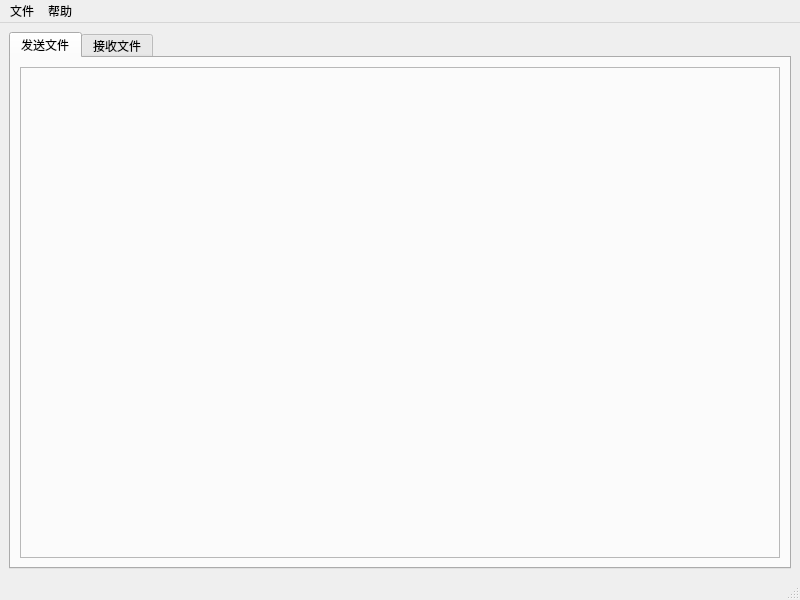
<?xml version="1.0" encoding="UTF-8"?>
<ui version="4.0">
 <class>FileTransfer</class>
 <widget class="QMainWindow" name="FileTransfer">
  <property name="geometry">
   <rect>
    <x>0</x>
    <y>0</y>
    <width>800</width>
    <height>600</height>
   </rect>
  </property>
  <property name="windowTitle">
   <string>文件传输系统</string>
  </property>
  <widget class="QWidget" name="centralwidget">
   <layout class="QVBoxLayout" name="verticalLayout">
    <item>
     <widget class="QTabWidget" name="tabWidget">
      <property name="currentIndex">
       <number>0</number>
      </property>
      <widget class="QWidget" name="sendTab">
       <attribute name="title">
        <string>发送文件</string>
       </attribute>
       <layout class="QVBoxLayout" name="verticalLayout_2">
        <item>
         <widget class="QFrame" name="sendViewContainer">
          <property name="frameShape">
           <enum>QFrame::Shape::StyledPanel</enum>
          </property>
          <property name="frameShadow">
           <enum>QFrame::Shadow::Raised</enum>
          </property>
         </widget>
        </item>
       </layout>
      </widget>
      <widget class="QWidget" name="receiveTab">
       <attribute name="title">
        <string>接收文件</string>
       </attribute>
       <layout class="QVBoxLayout" name="verticalLayout_3">
        <item>
         <widget class="QFrame" name="receiveViewContainer">
          <property name="frameShape">
           <enum>QFrame::Shape::StyledPanel</enum>
          </property>
          <property name="frameShadow">
           <enum>QFrame::Shadow::Raised</enum>
          </property>
         </widget>
        </item>
       </layout>
      </widget>
     </widget>
    </item>
   </layout>
  </widget>
  <widget class="QMenuBar" name="menubar">
   <property name="geometry">
    <rect>
     <x>0</x>
     <y>0</y>
     <width>800</width>
     <height>18</height>
    </rect>
   </property>
   <widget class="QMenu" name="menu_File">
    <property name="title">
     <string>文件</string>
    </property>
    <addaction name="actionExit"/>
   </widget>
   <widget class="QMenu" name="menu_Help">
    <property name="title">
     <string>帮助</string>
    </property>
    <addaction name="actionAbout"/>
   </widget>
   <addaction name="menu_File"/>
   <addaction name="menu_Help"/>
  </widget>
  <widget class="QStatusBar" name="statusbar"/>
  <action name="actionExit">
   <property name="text">
    <string>退出</string>
   </property>
  </action>
  <action name="actionAbout">
   <property name="text">
    <string>关于</string>
   </property>
  </action>
 </widget>
 <resources/>
 <connections/>
</ui>
